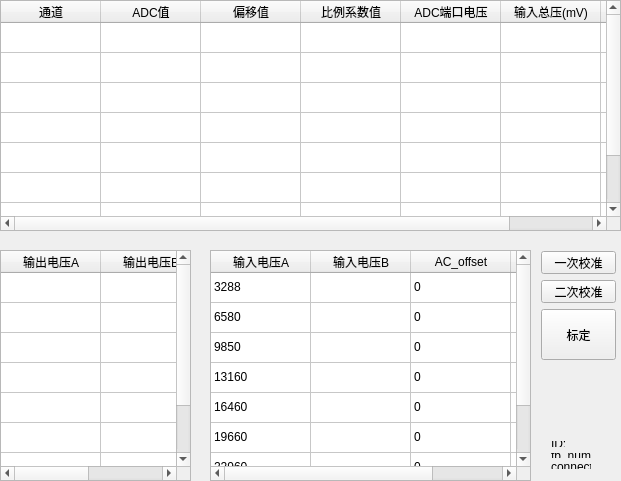
<?xml version="1.0" encoding="UTF-8"?>
<ui version="4.0">
 <class>Widget</class>
 <widget class="QWidget" name="Widget">
  <property name="geometry">
   <rect>
    <x>0</x>
    <y>0</y>
    <width>621</width>
    <height>481</height>
   </rect>
  </property>
  <property name="windowTitle">
   <string>TK_BPS_ACC</string>
  </property>
  <widget class="QTableWidget" name="tb_down_data">
   <property name="geometry">
    <rect>
     <x>0</x>
     <y>0</y>
     <width>621</width>
     <height>231</height>
    </rect>
   </property>
   <property name="autoScroll">
    <bool>true</bool>
   </property>
   <property name="rowCount">
    <number>8</number>
   </property>
   <attribute name="verticalHeaderVisible">
    <bool>false</bool>
   </attribute>
   <row>
    <property name="text">
     <string>c0</string>
    </property>
   </row>
   <row>
    <property name="text">
     <string>c1</string>
    </property>
   </row>
   <row>
    <property name="text">
     <string>c2</string>
    </property>
   </row>
   <row>
    <property name="text">
     <string>c3</string>
    </property>
   </row>
   <row>
    <property name="text">
     <string>c4</string>
    </property>
   </row>
   <row>
    <property name="text">
     <string>c5</string>
    </property>
   </row>
   <row>
    <property name="text">
     <string>c6</string>
    </property>
   </row>
   <row>
    <property name="text">
     <string>c7</string>
    </property>
   </row>
   <column>
    <property name="text">
     <string>通道</string>
    </property>
   </column>
   <column>
    <property name="text">
     <string>ADC值</string>
    </property>
   </column>
   <column>
    <property name="text">
     <string>偏移值</string>
    </property>
   </column>
   <column>
    <property name="text">
     <string>比例系数值</string>
    </property>
   </column>
   <column>
    <property name="text">
     <string>ADC端口电压</string>
    </property>
   </column>
   <column>
    <property name="text">
     <string>输入总压(mV)</string>
    </property>
   </column>
   <column>
    <property name="text">
     <string>输入单体(mV)</string>
    </property>
   </column>
  </widget>
  <widget class="QTableWidget" name="tb_ac_data">
   <property name="geometry">
    <rect>
     <x>210</x>
     <y>250</y>
     <width>321</width>
     <height>231</height>
    </rect>
   </property>
   <attribute name="verticalHeaderVisible">
    <bool>false</bool>
   </attribute>
   <row>
    <property name="text">
     <string>c0</string>
    </property>
   </row>
   <row>
    <property name="text">
     <string>c1</string>
    </property>
   </row>
   <row>
    <property name="text">
     <string>c2</string>
    </property>
   </row>
   <row>
    <property name="text">
     <string>c3</string>
    </property>
   </row>
   <row>
    <property name="text">
     <string>c4</string>
    </property>
   </row>
   <row>
    <property name="text">
     <string>c5</string>
    </property>
   </row>
   <row>
    <property name="text">
     <string>c6</string>
    </property>
   </row>
   <row>
    <property name="text">
     <string>c7</string>
    </property>
   </row>
   <column>
    <property name="text">
     <string>输入电压A</string>
    </property>
   </column>
   <column>
    <property name="text">
     <string>输入电压B</string>
    </property>
   </column>
   <column>
    <property name="text">
     <string>AC_offset</string>
    </property>
   </column>
   <column>
    <property name="text">
     <string>AC_rate</string>
    </property>
   </column>
   <item row="0" column="0">
    <property name="text">
     <string>3288</string>
    </property>
   </item>
   <item row="0" column="1">
    <property name="text">
     <string> </string>
    </property>
   </item>
   <item row="0" column="2">
    <property name="text">
     <string>0</string>
    </property>
   </item>
   <item row="1" column="0">
    <property name="text">
     <string>6580</string>
    </property>
   </item>
   <item row="1" column="1">
    <property name="text">
     <string> </string>
    </property>
   </item>
   <item row="1" column="2">
    <property name="text">
     <string>0</string>
    </property>
   </item>
   <item row="2" column="0">
    <property name="text">
     <string>9850</string>
    </property>
   </item>
   <item row="2" column="1">
    <property name="text">
     <string> </string>
    </property>
   </item>
   <item row="2" column="2">
    <property name="text">
     <string>0</string>
    </property>
   </item>
   <item row="3" column="0">
    <property name="text">
     <string>13160</string>
    </property>
   </item>
   <item row="3" column="1">
    <property name="text">
     <string> </string>
    </property>
   </item>
   <item row="3" column="2">
    <property name="text">
     <string>0</string>
    </property>
   </item>
   <item row="4" column="0">
    <property name="text">
     <string>16460</string>
    </property>
   </item>
   <item row="4" column="1">
    <property name="text">
     <string> </string>
    </property>
   </item>
   <item row="4" column="2">
    <property name="text">
     <string>0</string>
    </property>
   </item>
   <item row="5" column="0">
    <property name="text">
     <string>19660</string>
    </property>
   </item>
   <item row="5" column="1">
    <property name="text">
     <string> </string>
    </property>
   </item>
   <item row="5" column="2">
    <property name="text">
     <string>0</string>
    </property>
   </item>
   <item row="6" column="0">
    <property name="text">
     <string>22960</string>
    </property>
   </item>
   <item row="6" column="1">
    <property name="text">
     <string> </string>
    </property>
   </item>
   <item row="6" column="2">
    <property name="text">
     <string>0</string>
    </property>
   </item>
   <item row="7" column="0">
    <property name="text">
     <string>22840</string>
    </property>
   </item>
   <item row="7" column="1">
    <property name="text">
     <string> </string>
    </property>
   </item>
   <item row="7" column="2">
    <property name="text">
     <string>0</string>
    </property>
   </item>
  </widget>
  <widget class="QPushButton" name="btn_choice_data">
   <property name="geometry">
    <rect>
     <x>541</x>
     <y>251</y>
     <width>75</width>
     <height>23</height>
    </rect>
   </property>
   <property name="text">
    <string>一次校准</string>
   </property>
  </widget>
  <widget class="QPushButton" name="btn_acc">
   <property name="geometry">
    <rect>
     <x>541</x>
     <y>280</y>
     <width>75</width>
     <height>23</height>
    </rect>
   </property>
   <property name="text">
    <string>二次校准</string>
   </property>
  </widget>
  <widget class="QTableWidget" name="tb_Vo">
   <property name="geometry">
    <rect>
     <x>0</x>
     <y>250</y>
     <width>191</width>
     <height>231</height>
    </rect>
   </property>
   <attribute name="verticalHeaderVisible">
    <bool>false</bool>
   </attribute>
   <row>
    <property name="text">
     <string>c0</string>
    </property>
   </row>
   <row>
    <property name="text">
     <string>c1</string>
    </property>
   </row>
   <row>
    <property name="text">
     <string>c2</string>
    </property>
   </row>
   <row>
    <property name="text">
     <string>c3</string>
    </property>
   </row>
   <row>
    <property name="text">
     <string>c4</string>
    </property>
   </row>
   <row>
    <property name="text">
     <string>c5</string>
    </property>
   </row>
   <row>
    <property name="text">
     <string>c6</string>
    </property>
   </row>
   <row>
    <property name="text">
     <string>c7</string>
    </property>
   </row>
   <column>
    <property name="text">
     <string>输出电压A</string>
    </property>
   </column>
   <column>
    <property name="text">
     <string>输出电压B</string>
    </property>
   </column>
  </widget>
  <widget class="QPushButton" name="btn_set_acc">
   <property name="geometry">
    <rect>
     <x>541</x>
     <y>309</y>
     <width>75</width>
     <height>51</height>
    </rect>
   </property>
   <property name="text">
    <string>标定</string>
   </property>
  </widget>
  <widget class="QWidget" name="layoutWidget">
   <property name="geometry">
    <rect>
     <x>540</x>
     <y>430</y>
     <width>62</width>
     <height>50</height>
    </rect>
   </property>
   <layout class="QVBoxLayout" name="verticalLayout">
    <item>
     <widget class="QLabel" name="lb_id">
      <property name="text">
       <string>ID: </string>
      </property>
     </widget>
    </item>
    <item>
     <widget class="QLabel" name="lb_fbnum">
      <property name="text">
       <string>fb_num: 00</string>
      </property>
     </widget>
    </item>
    <item>
     <widget class="QLabel" name="lb_conn">
      <property name="text">
       <string>connect..</string>
      </property>
     </widget>
    </item>
   </layout>
  </widget>
 </widget>
 <layoutdefault spacing="6" margin="11"/>
 <tabstops>
  <tabstop>btn_choice_data</tabstop>
  <tabstop>btn_acc</tabstop>
  <tabstop>btn_set_acc</tabstop>
  <tabstop>tb_ac_data</tabstop>
  <tabstop>tb_Vo</tabstop>
  <tabstop>tb_down_data</tabstop>
 </tabstops>
 <resources/>
 <connections/>
</ui>
